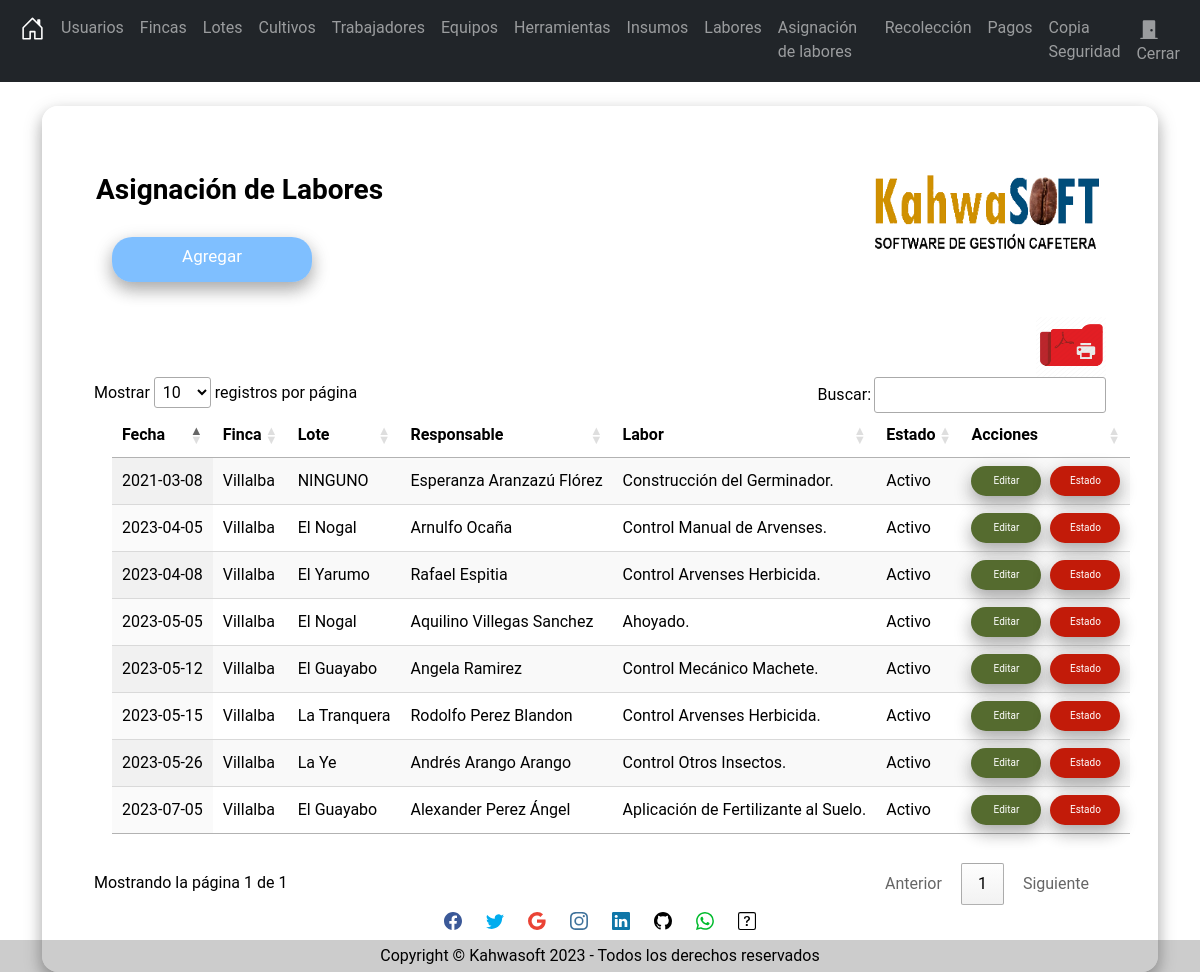
Screenshot of /secciones/PlantillaDeTareas/index.php (signed in) with the database file from the repository.
### tables this page shows
CREATE TABLE `plantillalabores` (
  `Id` int(11) NOT NULL AUTO_INCREMENT,
  `FechaDeAsignacion` date NOT NULL,
  `Encargado` int(11) NOT NULL,
  `Finca` int(11) NOT NULL,
  `Lote` int(11) NOT NULL,
  `Labor` int(11) NOT NULL,
  `Estado` tinyint(1) NOT NULL,
  PRIMARY KEY (`Id`),
  KEY `Finca` (`Finca`),
  KEY `Lote` (`Lote`),
  KEY `Labor` (`Labor`),
  KEY `Encargado` (`Encargado`),
  CONSTRAINT `plantillalabores_ibfk_1` FOREIGN KEY (`Labor`) REFERENCES `labores` (`Id`) ON DELETE CASCADE ON UPDATE CASCADE,
  CONSTRAINT `plantillalabores_ibfk_2` FOREIGN KEY (`Finca`) REFERENCES `finca` (`id`) ON DELETE CASCADE ON UPDATE CASCADE,
  CONSTRAINT `plantillalabores_ibfk_3` FOREIGN KEY (`Lote`) REFERENCES `lote` (`Id`) ON DELETE CASCADE ON UPDATE CASCADE,
  CONSTRAINT `plantillalabores_ibfk_4` FOREIGN KEY (`Encargado`) REFERENCES `trabajadores` (`Id`) ON DELETE CASCADE ON UPDATE CASCADE
);

### secciones/PlantillaDeTareas/index.php (the view, shortened to what this page needs)
<?php
    include("../../bd.php");
    $sentencia = $conexion->prepare("SELECT *, (SELECT Nombre FROM trabajadores where trabajadores.Id = plantillalabores.Encargado) as empleado,
	(SELECT Nombredelpredio FROM finca where finca.id = plantillalabores.Finca) as FincaDeTrabajo,
	(SELECT NombreLote FROM lote where lote.Id = plantillalabores.Lote) as LoteDeTrabajo,
	(SELECT labor FROM labores WHERE labores.Id = plantillalabores.Labor) as LaborDeTrabajo
    FROM plantillalabores");
    $sentencia->execute();
    $asignaciondetareas = $sentencia->fetchall(PDO::FETCH_ASSOC);
?>
<?php include("../../templates/header.php"); ?>
<br/>
    <div class="card">
        <div class="content">
            <div class="title">
                <h3 id="Titulo"><strong>Asignación de Labores</strong><img src="../../Img/Logo.png" width="230" height="80" align="right"></h3>
            </div>
            <div class="card-body">
                <a name="" id="btncrear" class="btn" title="Agregar" href="crear.php" role="button">Agregar</a>
                <div class="table-responsive-sm">
                    <table  id="tabla_id" class="display nowrap" style="width:100%">
                        <thead>
                            <tr>
                                <th scope="col">Fecha</th>
                                <th scope="col">Finca</th>
                                <th scope="col">Lote</th>
                                <th scope="col">Responsable</th>
                                <th scope="col">Labor</th>
                                <th scope="col">Estado</th>
                                <th scope="col">Acciones</th>
                            </tr>
                        </thead>
                        <div> <a href="../../secciones/PlantillaDeTareas/reportePDF.php"><img src="../../Img/ImpresoraPDF.png" width="70" height="60" align="right" title="Exportar a PDF" href=""></a>
                        </div>
                        <tbody>
                            <?php foreach($asignaciondetareas as $tarea) {?>
                                <tr class="">
                                    <td scope="row"><?php echo $tarea['FechaDeAsignacion']; ?></td>
                                    <td scope="row"><?php echo $tarea['FincaDeTrabajo']; ?></td>
                                    <td scope="row"><?php echo $tarea['LoteDeTrabajo']; ?></td>
                                    <td scope="row"><?php echo $tarea['empleado']; ?></td>
                                    <td scope="row"><?php echo $tarea['LaborDeTrabajo']; ?></td>
                                    <?php if($tarea['Estado']==1){ ?>
                                        <td>Activo</td>
                                    <?php }?>
                                    <td> <a id="editar" class="btn" title="Editar" href="editar.php?txtID=<?php echo $tarea['Id']; ?>" role="button">Editar</a>
                                    <a id="borrar" class="btn" title="Estado" href="javascript:borrar(<?php echo $tarea['Id']; ?>);" role="button">Estado</a>
                                    </td>
                                </tr>
                            <?php }?>
                        </tbody>
                    </table>
                </div>
            </div>
        </div>
    </div>
<?php include("../../templates/footer.php"); ?>
<?php include("../../templates/socfooter.php"); ?>

### Css/Styles.css (style rules this page uses)
body { margin-bottom: 60px; margin: 0; padding: 0; background-image: url(../Img/Fondo.png); background-repeat: no-repeat; background-attachment: fixed; background-size: 100% 100%; font-family: 'Roboto', 'sans-serif'; height: 100vh; }
.card { width: 100%; max-width: 400%; color: #000000; padding: 50px 35px; border: 1px solid rgba(255,255, 255, 0.70); background: rgba(255, 255, 255, 0.70); border-radius: 16px; box-shadow: 0 8px 16px 0 rgba(0,0,0,0.2), 0 6px 20px 0 rgba(0,0,0,0.19); }
#btncrear { margin-top: 30px; background: rgba(0, 128, 255, 0.5); border-radius: 20px; box-shadow: 5px 5px #B2BABB; color: white; width: 200px; height: 45px; font-size: 17px; margin-top: 5px; margin-right: 5px; margin-bottom: 35px; margin-left: 18px; box-shadow: 0 8px 16px 0 rgba(0,0,0,0.2), 0 6px 20px 0 rgba(0,0,0,0.19); }
#Titulo { margin-top: 16px; margin-right: 20px; margin-bottom: 9px; margin-left: 18px; font-family: 'Roboto', sans-serif; }
#editar { background: rgb(85, 107, 47); border-radius: 20px; box-shadow: 0 8px 16px 0 rgba(0,0,0,0.2), 0 6px 20px 0 rgba(0,0,0,0.19); color: white; width: 70px; height: 30px; font-size: 10px; margin-right: 5px; }
#borrar { background: #c21b09; border-radius: 20px; box-shadow: 0 8px 16px 0 rgba(0,0,0,0.2), 0 6px 20px 0 rgba(0,0,0,0.19); color: white; width: 70px; height: 30px; font-size: 10px; }
#tabla_id { margin-top: 16px; margin-right: 20px; margin-bottom: 25px; margin-left: 18px; }

### rows the page displays
plantillalabores: FechaDeAsignacion "2023-05-05", FincaDeTrabajo "Villalba", LoteDeTrabajo "El Nogal", empleado "Aquilino Villegas Sanchez", LaborDeTrabajo "Ahoyado.", Estado "Activo"
plantillalabores: FechaDeAsignacion "2023-04-05", FincaDeTrabajo "Villalba", LoteDeTrabajo "El Nogal", empleado "Arnulfo Ocaña", LaborDeTrabajo "Control Manual de Arvenses.", Estado "Activo"
plantillalabores: FechaDeAsignacion "2023-04-08", FincaDeTrabajo "Villalba", LoteDeTrabajo "El Yarumo", empleado "Rafael Espitia", LaborDeTrabajo "Control Arvenses Herbicida.", Estado "Activo"
plantillalabores: FechaDeAsignacion "2023-05-12", FincaDeTrabajo "Villalba", LoteDeTrabajo "El Guayabo", empleado "Angela Ramirez", LaborDeTrabajo "Control Mecánico Machete.", Estado "Activo"
plantillalabores: FechaDeAsignacion "2023-05-15", FincaDeTrabajo "Villalba", LoteDeTrabajo "La Tranquera", empleado "Rodolfo Perez Blandon", LaborDeTrabajo "Control Arvenses Herbicida.", Estado "Activo"
plantillalabores: FechaDeAsignacion "2023-05-26", FincaDeTrabajo "Villalba", LoteDeTrabajo "La Ye", empleado "Andrés Arango Arango", LaborDeTrabajo "Control Otros Insectos.", Estado "Activo"
plantillalabores: FechaDeAsignacion "2023-07-05", FincaDeTrabajo "Villalba", LoteDeTrabajo "El Guayabo", empleado "Alexander Perez Ángel", LaborDeTrabajo "Aplicación de Fertilizante al Suelo.", Estado "Activo"
plantillalabores: FechaDeAsignacion "2021-03-08", FincaDeTrabajo "Villalba", LoteDeTrabajo "NINGUNO", empleado "Esperanza Aranzazú Flórez", LaborDeTrabajo "Construcción del Germinador.", Estado "Activo"
